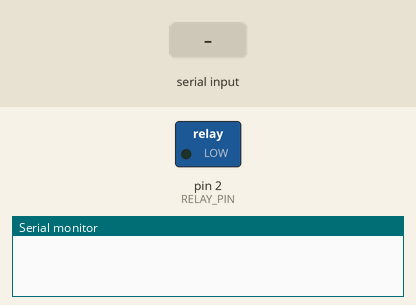
Recording of a sketch running on a simulated Arduino Uno, built with avr-gcc and run on an emulated ATmega328P. Parts: switched loads named in the sketch (green lamp = pin HIGH), the last lines printed to the serial monitor. Inputs (shaded band) come from the test bench.

Above: at 1.2 s.
1.3 s: "0F00147EC0" received over the second serial link
At 2.5 s:
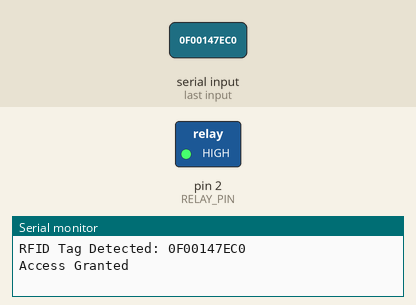
Timing chart, 0 to 7.8 s (numbered marks = the images above; inputs shaded):
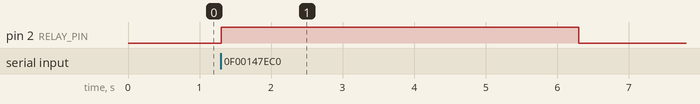

Measured:
- after the input at 1.3 s, pin 2 (RELAY_PIN): LOW → HIGH at once, → LOW 5.0 s later

The sketch:

CodeAfter.ino
```cpp
#include <SoftwareSerial.h>

#define RX_PIN 5
#define TX_PIN 4
#define RELAY_PIN 2

SoftwareSerial rdmSerial(RX_PIN, TX_PIN);

void setup() {
  Serial.begin(115200);
  rdmSerial.begin(9600);
  pinMode(RELAY_PIN, OUTPUT);
}

void loop() {
  if (rdmSerial.available()) {
    String rfidTag = "";

    while (rdmSerial.available()) {
      rfidTag += (char)rdmSerial.read();
    }

    Serial.print("RFID Tag Detected: ");
    Serial.println(rfidTag);


    if (rfidTag == "0F00147EC0") {
      Serial.println("Access Granted");
      digitalWrite(RELAY_PIN, HIGH);
      delay(5000);
      digitalWrite(RELAY_PIN, LOW);
    } else {
      Serial.println("Access Denied");
    }
  }
}
```
